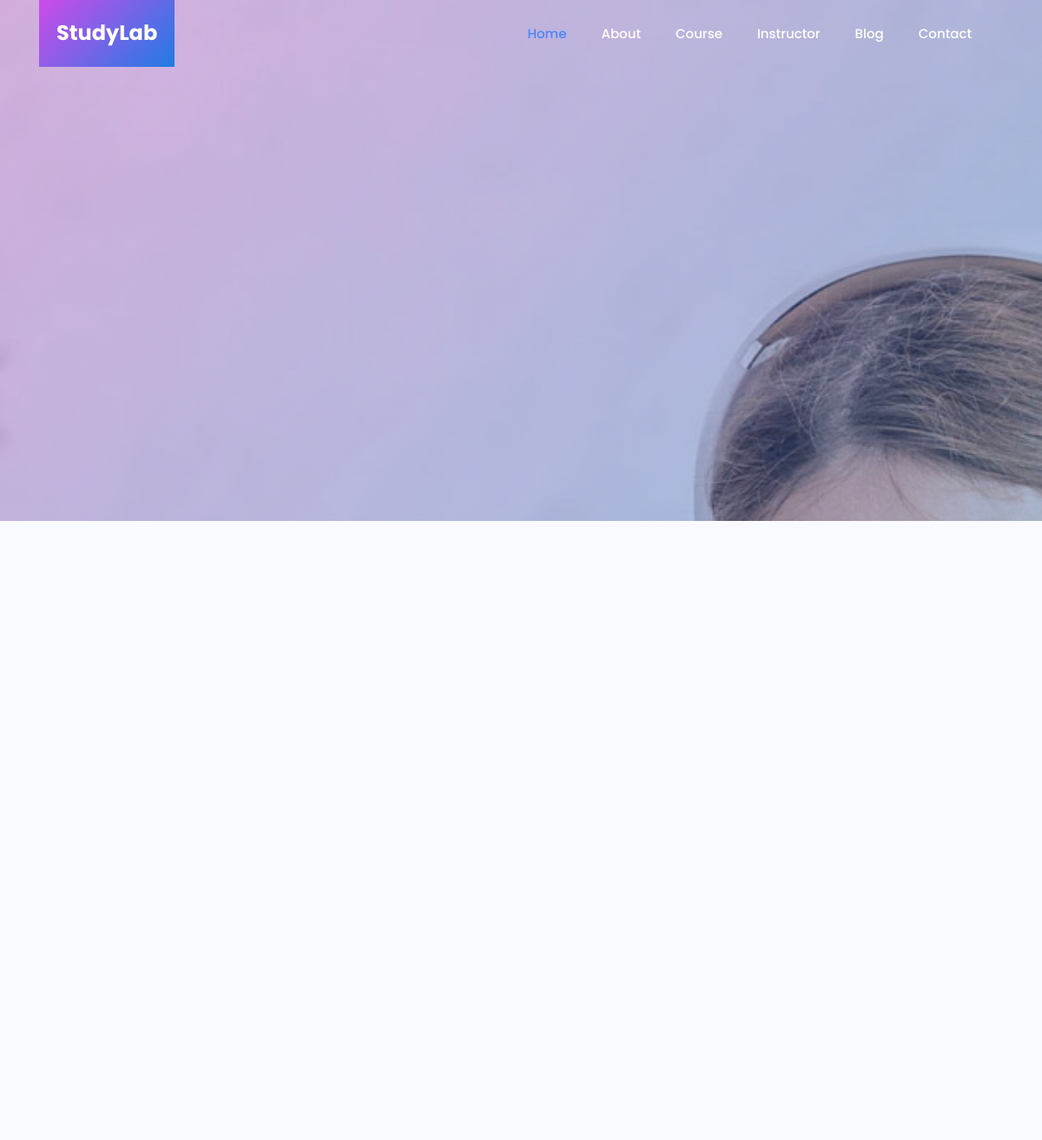
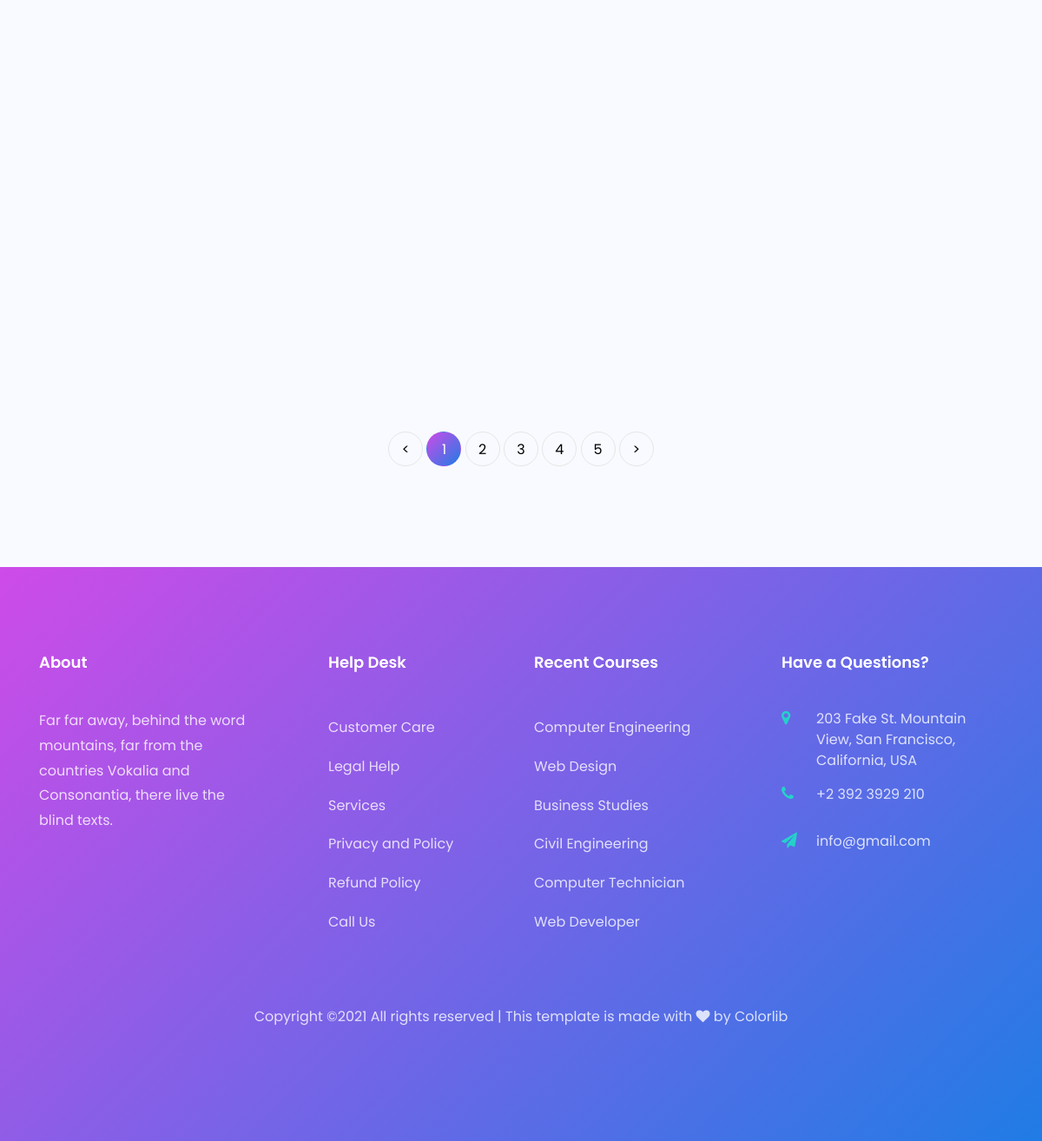
Page /instructor.php on the committed database (2 pictures, top to bottom).
### tables this page shows
CREATE TABLE `info` (
  `id` int(11) NOT NULL,
  `email` varchar(200) NOT NULL,
  `address` varchar(200) NOT NULL,
  `phonenumber` varchar(150) NOT NULL,
  `facebook` varchar(150) NOT NULL,
  `twitter` varchar(150) NOT NULL,
  `instagram` varchar(150) NOT NULL
);

### userhandlers/getinfo.php (called while the page is built)
<?php
$info="SELECT * FROM info";
$infoSql=mysqli_query($conn,$info);
$infos=mysqli_fetch_assoc($infoSql);
?>

### instructor.php (the view, shortened to what this page needs)
<?php
include("include/header.php");
?>
	<section class="hero-wrap hero-wrap-2" style="background-image: url('assets/images/bg_2.jpg');">
		<div class="overlay"></div>
		<div class="container">
			<div class="row no-gutters slider-text align-items-end justify-content-center">
			</div>
		</div>
	</section>
	<section class="ftco-section bg-light">
		<div class="container">
			<div class="row">
			</div>
			<div class="row mt-5">
				<div class="col text-center">
					<div class="block-27">
						<ul>
							<li><a href="#">&lt;</a></li>
							<li class="active"><span>1</span></li>
							<li><a href="#">2</a></li>
							<li><a href="#">3</a></li>
							<li><a href="#">4</a></li>
							<li><a href="#">5</a></li>
							<li><a href="#">&gt;</a></li>
						</ul>
					</div>
				</div>
			</div>
		</div>
	</section>
<?php
include("include/footer.php");
?>

### include/footer.php (shortened to what this page needs)
<?php
include("userhandlers/getinfo.php");
?>
<footer class="ftco-footer ftco-no-pt">
  <div class="container">
    <div class="row mb-5">
      <div class="col-md pt-5">
        <div class="ftco-footer-widget pt-md-5 mb-4">
          <h2 class="ftco-heading-2">About</h2>
          <p>Far far away, behind the word mountains, far from the countries Vokalia and Consonantia, there live the blind texts.</p>
          <ul class="ftco-footer-social list-unstyled float-md-left float-lft">
        </ul>
    </div>
</div>
<div class="col-md pt-5">
    <div class="ftco-footer-widget pt-md-5 mb-4 ml-md-5">
      <h2 class="ftco-heading-2">Help Desk</h2>
      <ul class="list-unstyled">
        <li><a href="#" class="py-2 d-block">Customer Care</a></li>
        <li><a href="#" class="py-2 d-block">Legal Help</a></li>
        <li><a href="#" class="py-2 d-block">Services</a></li>
        <li><a href="#" class="py-2 d-block">Privacy and Policy</a></li>
        <li><a href="#" class="py-2 d-block">Refund Policy</a></li>
        <li><a href="#" class="py-2 d-block">Call Us</a></li>
    </ul>
</div>
</div>
<div class="col-md pt-5">
   <div class="ftco-footer-widget pt-md-5 mb-4">
      <h2 class="ftco-heading-2">Recent Courses</h2>
      <ul class="list-unstyled">
        <li><a href="#" class="py-2 d-block">Computer Engineering</a></li>
        <li><a href="#" class="py-2 d-block">Web Design</a></li>
        <li><a href="#" class="py-2 d-block">Business Studies</a></li>
        <li><a href="#" class="py-2 d-block">Civil Engineering</a></li>
        <li><a href="#" class="py-2 d-block">Computer Technician</a></li>
        <li><a href="#" class="py-2 d-block">Web Developer</a></li>
    </ul>
</div>
</div>
<div class="col-md pt-5">
    <div class="ftco-footer-widget pt-md-5 mb-4">
       <h2 class="ftco-heading-2">Have a Questions?</h2>
       <div class="block-23 mb-3">
         <ul>
           <li><span class="icon fa fa-map-marker"></span><span class="text"><?=$infos['address'];?></span></li>
           <li><a href="#"><span class="icon fa fa-phone"></span><span class="text"><?=$infos['phonenumber'];?></span></a></li>
           <li><a href="#"><span class="icon fa fa-paper-plane"></span><span class="text"><?=$infos['email'];?></span></a></li>
       </ul>
   </div>
</div>
</div>
</div>
<div class="row">
  <div class="col-md-12 text-center">
    <p>
      Copyright &copy;<script>document.write(new Date().getFullYear());</script> All rights reserved | This template is made with <i class="fa fa-heart" aria-hidden="true"></i> by <a href="https://colorlib.com" target="_blank">Colorlib</a>
      </p>
  </div>
</div>
</div>
</footer>
</body>
</html>

### rows in the picture
info: address "203 Fake St. Mountain View, San Francisco, California, USA", phonenumber "+2 392 3929 210", email "info@gmail.com"
